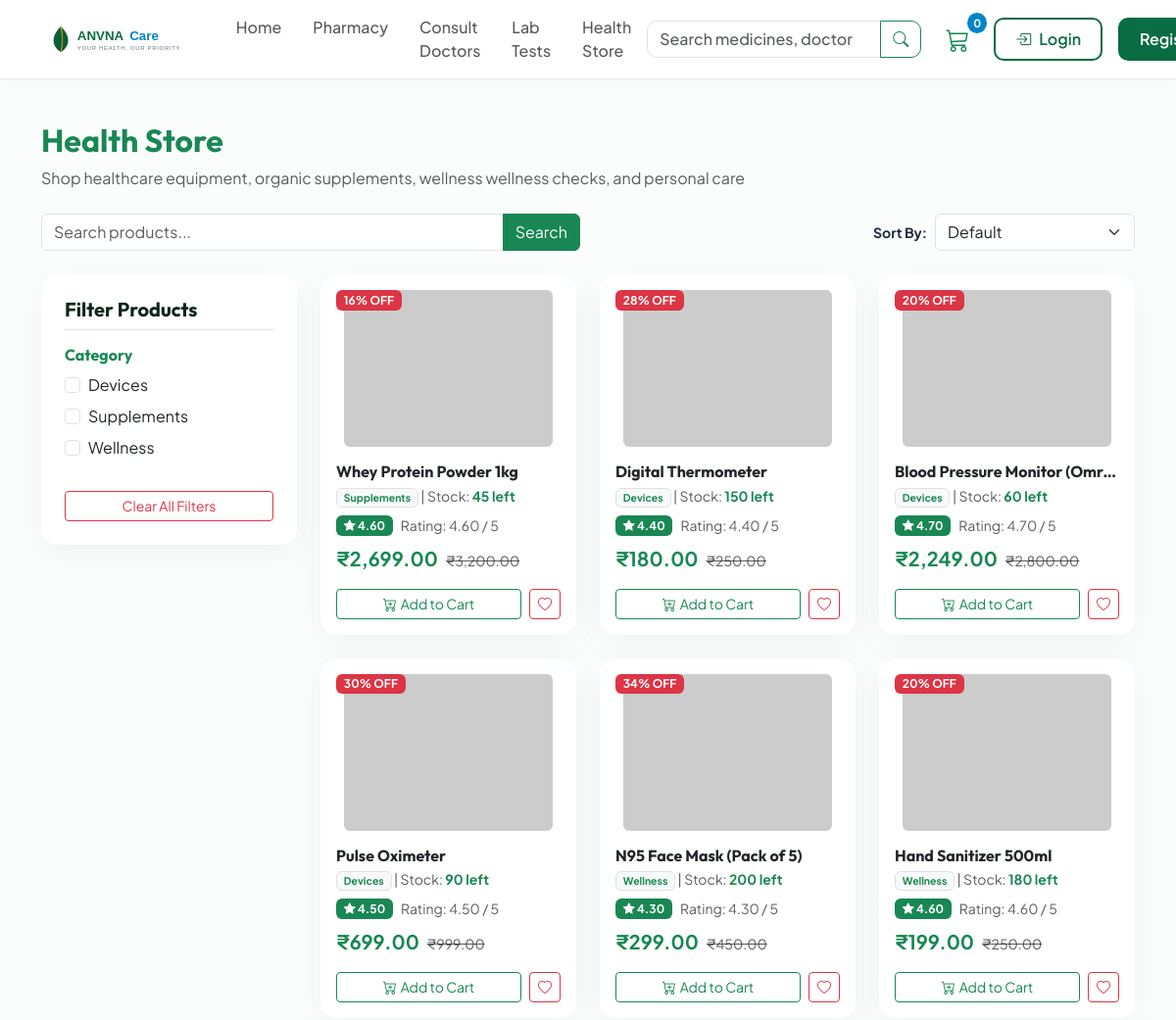
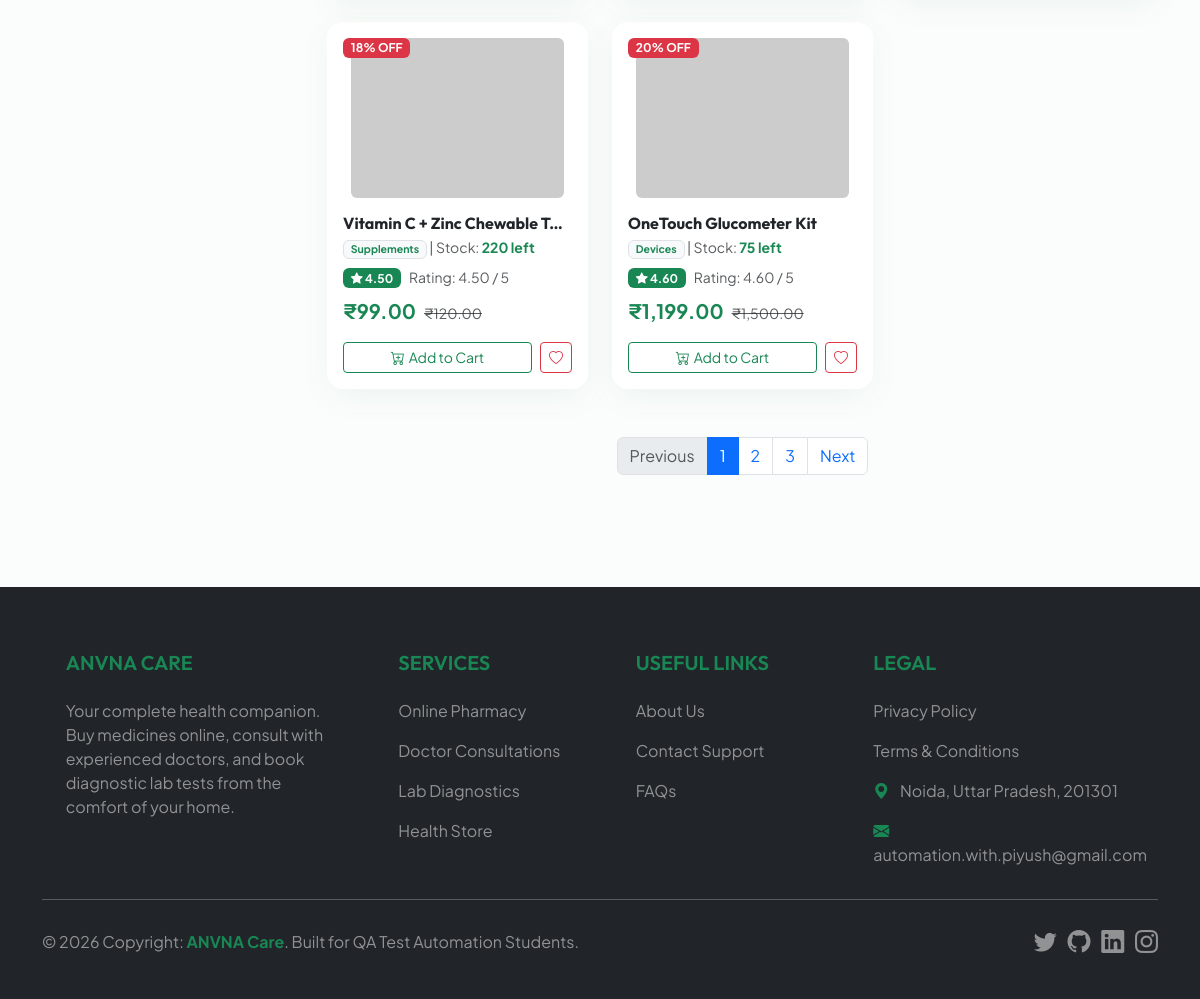
Screenshot of /health-store.php with the database file from the repository (2 pictures, top to bottom).
### tables this page shows
CREATE TABLE products (
    id INT AUTO_INCREMENT PRIMARY KEY,
    name VARCHAR(150) NOT NULL,
    mrp DECIMAL(10,2) NOT NULL,
    discount_price DECIMAL(10,2) NOT NULL,
    rating DECIMAL(3,2) DEFAULT 4.00,
    stock INT DEFAULT 0,
    image VARCHAR(255) DEFAULT NULL,
    category VARCHAR(50) DEFAULT 'Wellness',
    description TEXT,
    created_at TIMESTAMP DEFAULT CURRENT_TIMESTAMP
);

### health-store.php (the view, shortened to what this page needs)
<?php
require_once 'includes/header.php';
$categories = ['Devices', 'Supplements', 'Wellness'];
$selectedCategory = $_GET['category'] ?? '';
$selectedSort = $_GET['sort'] ?? '';
$searchQuery = $_GET['search'] ?? '';
$page = (int)($_GET['page'] ?? 1);
$limit = 8;
$offset = ($page - 1) * $limit;
$sql = "SELECT * FROM products WHERE 1=1";
$params = [];
if ($selectedSort === 'price_asc') {
    $sql .= " ORDER BY discount_price ASC";
} elseif ($selectedSort === 'price_desc') {
    $sql .= " ORDER BY discount_price DESC";
} elseif ($selectedSort === 'rating') {
    $sql .= " ORDER BY rating DESC";
} else {
    $sql .= " ORDER BY id ASC";
}
$countSql = str_replace("SELECT *", "SELECT COUNT(*)", $sql);
$sql .= " LIMIT $limit OFFSET $offset";
try {
    $stmt = $pdo->prepare($sql);
    $stmt->execute($params);
    $products = $stmt->fetchAll();
    $countStmt = $pdo->prepare($countSql);
    $countStmt->execute($params);
    $totalItems = (int)$countStmt->fetchColumn();
    $totalPages = ceil($totalItems / $limit);
} catch (PDOException $e) {
    die("Database error: " . $e->getMessage());
}
?>
<div class="container my-4">
    <div class="mb-4">
        <h2 class="fw-bold text-success" id="storeTitle" data-testid="store-title">Health Store</h2>
        <p class="text-muted">Shop healthcare equipment, organic supplements, wellness wellness checks, and personal care</p>
    </div>
    <div class="row mb-4 align-items-center g-3">
        <div class="col-md-6">
            <form method="GET" action="health-store.php" id="productSearchForm" data-testid="product-search-form">
                <div class="input-group">
                    <input type="text" class="form-control" placeholder="Search products..." name="search" id="prodSearchInput" data-testid="prod-search-input" value="<?= htmlspecialchars($searchQuery) ?>">
                    <button class="btn btn-success" type="submit" id="prodSearchSubmit" data-testid="prod-search-submit">Search</button>
                </div>
            </form>
        </div>
        <div class="col-md-3 ms-auto">
            <div class="d-flex align-items-center gap-2">
                <label for="sortBy" class="text-nowrap small fw-bold">Sort By:</label>
                <select class="form-select" id="sortBy" name="sort" data-testid="sort-dropdown" onchange="applyFilters()">
                    <option value="" <?= empty($selectedSort) ? 'selected' : '' ?>>Default</option>
                </select>
            </div>
        </div>
    </div>
    <div class="row g-4">
        <div class="col-lg-3">
            <div class="card glass-card border-0 p-4 sticky-top" style="top: 90px; z-index: 100;" id="filtersCard" data-testid="filters-card">
                <h5 class="fw-bold mb-3 border-bottom pb-2">Filter Products</h5>
                <div class="mb-4">
                    <h6 class="fw-bold text-success mb-2">Category</h6>
                    <?php foreach ($categories as $cat): ?>
                        <div class="form-check mb-2">
                            <input class="form-check-input filter-category" type="checkbox" value="<?= $cat ?>" id="cat-<?= $cat ?>" data-testid="filter-category-<?= strtolower($cat) ?>" <?= $selectedCategory === $cat ? 'checked' : '' ?> onchange="applyFilters()">
                            <label class="form-check-label" for="cat-<?= $cat ?>">
                                <?= $cat ?>
                            </label>
                        </div>
                    <?php endforeach; ?>
                </div>
                <button class="btn btn-outline-danger btn-sm w-100" onclick="clearFilters()" id="clearFiltersBtn" data-testid="clear-filters-btn">Clear All Filters</button>
            </div>
        </div>
        <div class="col-lg-9">
            <div class="row g-4" id="productsContainer" data-testid="products-container">
                <?php if (empty($products)): ?>
                    <div class="col-12 text-center py-5">
                        <i class="bi bi-search-heart text-muted fs-1 mb-2"></i>
                        <p class="text-muted">No products found matching the filters.</p>
                    </div>
                <?php else: ?>
                    <?php foreach ($products as $prod): ?>
                        <?php $discountPercentage = round((($prod['mrp'] - $prod['discount_price']) / $prod['mrp']) * 100); ?>
                        <div class="col-sm-6 col-md-4 product-item-col">
                            <div class="card glass-card h-100 p-3 border-0" data-testid="product-card" id="prod-card-<?= $prod['id'] ?>">
                                <div class="position-relative text-center mb-3">
                                    <span class="position-absolute top-0 start-0 badge bg-danger" data-testid="prod-discount-badge-<?= $prod['id'] ?>"><?= $discountPercentage ?>% OFF</span>
                                    <img src="https://placehold.co/240x180/eef7f2/0a6c42?text=<?= urlencode($prod['name']) ?>" class="img-fluid rounded" alt="<?= htmlspecialchars($prod['name']) ?>" style="height: 160px; object-fit: contain;">
                                </div>
                                <h6 class="fw-bold text-dark mb-1 text-truncate" id="prod-name-<?= $prod['id'] ?>" data-testid="prod-name"><?= htmlspecialchars($prod['name']) ?></h6>
                                <p class="text-muted small mb-2"><span class="badge bg-light text-success border"><?= $prod['category'] ?></span> | Stock: <strong class="<?= $prod['stock'] > 0 ? 'text-success' : 'text-danger' ?>"><?= $prod['stock'] ?> left</strong></p>
                                <div class="d-flex align-items-center mb-2">
                                    <span class="badge bg-success me-2" id="prod-rating-<?= $prod['id'] ?>" data-testid="prod-rating"><i class="bi bi-star-fill"></i> <?= $prod['rating'] ?></span>
                                    <span class="text-muted small">Rating: <?= $prod['rating'] ?> / 5</span>
                                </div>
                                <div class="d-flex align-items-baseline gap-2 mb-3">
                                    <span class="fs-5 fw-bold text-success" id="prod-price-<?= $prod['id'] ?>" data-testid="prod-price">₹<?= number_format($prod['discount_price'], 2) ?></span>
                                    <span class="text-decoration-line-through text-muted small">₹<?= number_format($prod['mrp'], 2) ?></span>
                                </div>
                                <div class="mt-auto d-flex gap-2">
                                    <button class="btn btn-outline-success btn-sm w-100 d-flex align-items-center justify-content-center gap-1" onclick="addToCart(<?= $prod['id'] ?>, 'product')" id="addCartBtn-<?= $prod['id'] ?>" data-testid="add-cart-btn" <?= $prod['stock'] <= 0 ? 'disabled' : '' ?>>
                                        <i class="bi bi-cart-plus"></i> <?= $prod['stock'] > 0 ? 'Add to Cart' : 'Out of Stock' ?>
                                    </button>
                                    <button class="btn btn-outline-danger btn-sm" onclick="addToWishlist(<?= $prod['id'] ?>, 'product')" id="wishBtn-<?= $prod['id'] ?>" data-testid="wish-btn" aria-label="Add to Wishlist">
                                        <i class="bi bi-heart"></i>
                                    </button>
                                </div>
                            </div>
                        </div>
                    <?php endforeach; ?>
                <?php endif; ?>
            </div>
            <?php if ($totalPages > 1): ?>
                <nav class="mt-5" id="paginationNav" data-testid="pagination-nav">
                    <ul class="pagination justify-content-center">
                        <li class="page-item <?= $page <= 1 ? 'disabled' : '' ?>">
                            <a class="page-link" href="?page=<?= $page-1 ?>&category=<?= $selectedCategory ?>&sort=<?= $selectedSort ?>&search=<?= urlencode($searchQuery) ?>" id="paginationPrev" data-testid="pagination-prev">Previous</a>
                        </li>
                        <?php for ($i = 1; $i <= $totalPages; $i++): ?>
                            <li class="page-item <?= $page === $i ? 'active' : '' ?>">
                                <a class="page-link" href="?page=<?= $i ?>&category=<?= $selectedCategory ?>&sort=<?= $selectedSort ?>&search=<?= urlencode($searchQuery) ?>" id="paginationPage-<?= $i ?>" data-testid="pagination-page-<?= $i ?>"><?= $i ?></a>
                            </li>
                        <?php endfor; ?>
                        <li class="page-item <?= $page >= $totalPages ? 'disabled' : '' ?>">
                            <a class="page-link" href="?page=<?= $page+1 ?>&category=<?= $selectedCategory ?>&sort=<?= $selectedSort ?>&search=<?= urlencode($searchQuery) ?>" id="paginationNext" data-testid="pagination-next">Next</a>
                        </li>
                    </ul>
                </nav>
            <?php endif; ?>
        </div>
    </div>
</div>
<?php
require_once 'includes/footer.php';
?>

### assets/css/style.css (style rules this page uses)
:root { --primary-color: #0a6c42; --primary-hover: #074e2f; --primary-light: #eef7f2; --accent-color: #0284c7; --accent-hover: #0369a1; --accent-light: #e0f2fe; --neutral-dark: #1e293b; --neutral-light: #f8fafc; --neutral-border: #e2e8f0; --glass-bg: rgba(255, 255, 255, 0.7); --glass-border: rgba(255, 255, 255, 0.4); --glass-shadow: 0 8px 32px 0 rgba(10, 108, 66, 0.06); --card-shadow: 0 10px 30px rgba(0, 0, 0, 0.03); --font-heading: 'Outfit', sans-serif; --font-body: 'Plus Jakarta Sans', sans-serif; --border-radius: 16px; --border-radius-sm: 10px; --border-radius-lg: 24px; }
body { font-family: var(--font-body); color: var(--neutral-dark); background-color: #fbfdfc; overflow-x: hidden; padding-top: 76px; }
h1, h2, h3, h4, h5, h6 { font-family: var(--font-heading); font-weight: 600; color: #0f271a; }
.glass-card { background: var(--glass-bg); backdrop-filter: blur(12px); -webkit-backdrop-filter: blur(12px); border: 1px solid var(--glass-border); box-shadow: var(--glass-shadow); border-radius: var(--border-radius); transition: all 0.3s cubic-bezier(0.4, 0, 0.2, 1); }

### rows the page displays
products: discountPercentage "16", name "Whey Protein Powder 1kg", category "Supplements", stock "45", rating "4.60", discount_price "2,699.00", mrp "3,200.00", shows "Add to Cart"
products: discountPercentage "28", name "Digital Thermometer", category "Devices", stock "150", rating "4.40", discount_price "180.00", mrp "250.00", shows "Add to Cart"
products: discountPercentage "20", name "Blood Pressure Monitor (Omr…", category "Devices", stock "60", rating "4.70", discount_price "2,249.00", mrp "2,800.00", shows "Add to Cart"
products: discountPercentage "30", name "Pulse Oximeter", category "Devices", stock "90", rating "4.50", discount_price "699.00", mrp "999.00", shows "Add to Cart"
products: discountPercentage "34", name "N95 Face Mask (Pack of 5)", category "Wellness", stock "200", rating "4.30", discount_price "299.00", mrp "450.00", shows "Add to Cart"
products: discountPercentage "20", name "Hand Sanitizer 500ml", category "Wellness", stock "180", rating "4.60", discount_price "199.00", mrp "250.00", shows "Add to Cart"
products: discountPercentage "18", name "Vitamin C + Zinc Chewable T…", category "Supplements", stock "220", rating "4.50", discount_price "99.00", mrp "120.00", shows "Add to Cart"
products: discountPercentage "20", name "OneTouch Glucometer Kit", category "Devices", stock "75", rating "4.60", discount_price "1,199.00", mrp "1,500.00", shows "Add to Cart"

### other values shown
$cartCount "0"
$cat "Devices"
$cat "Supplements"
$cat "Wellness"
